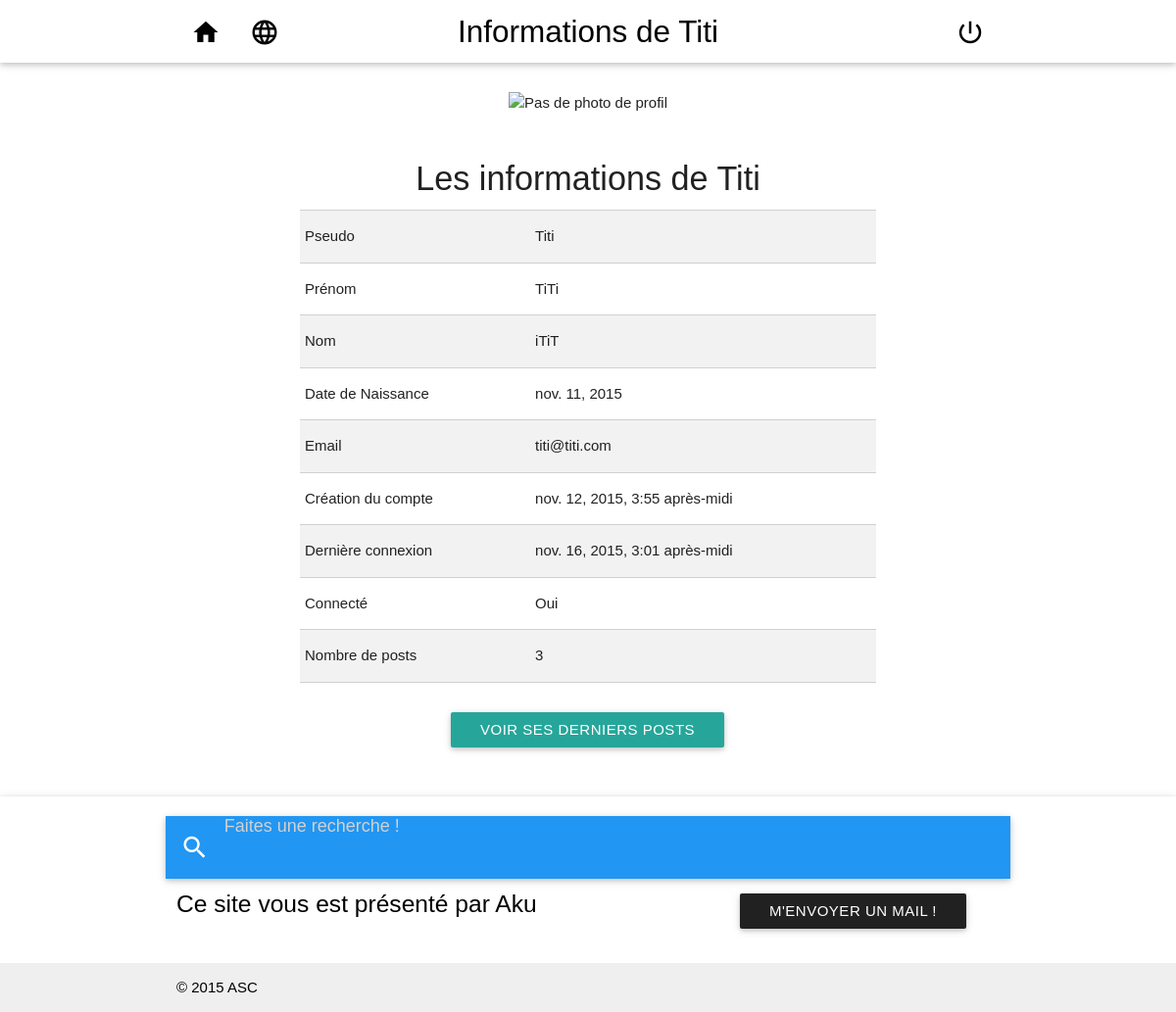
The app's page /forum/profileinfos/2/ with its own data.
### forum/models.py (models this page shows, shortened)
class Profile(models.Model):
	pseudo = models.CharField(max_length=100, default='', unique=True)
	firstname = models.CharField(max_length=100, default='')
	lastname = models.CharField(max_length=100, default='')
	birthdate = models.DateField(blank=True)
	image = models.ImageField(upload_to='forum/profiles/', default='profiles/Profil.jpg', storage=OverwriteStorage())
	previous_login = models.DateTimeField(blank=True)
	user = models.ForeignKey(settings.AUTH_USER_MODEL)
	objects = ProfileManager()

### forum/profile.py (the view)
# urls.py: url(r'^profileinfos/(?P<profile_id>[0-9]+)/$', profile.profile_infos, name='profileinfos'),
def profile_infos(request, profile_id):
	try:
		profile = ProfileDto(Profile.objects.get(id=profile_id))
		context = {'pagetitle': 'Informations de ' + profile.pseudo, 'profile': profile}
		return myRender(request, 'profileinfos.html', context)
	except ObjectDoesNotExist:
		return redirect('forum')

### forum/views.py (called while the page is built)
def myRender(request, template, context):
	return render(request, 'forum/' + template, context)

### forum/templates/forum/profileinfos.html (shortened to what this page needs)
{% extends "forum/base.html" %}
{% block content %}
{% load staticfiles %}
<main class="container">
	<section class="section">
		<section class="section">
			<div class="center">
				<img class="responsive-img profile-img" src="{{ profile.image }}" alt="Pas de photo de profil" >
			</div>
		</section>
		<section class="section">
			<div class="container">
				<table class="responsive-table bordered striped">
					<caption>
						<h4>Les informations de {{ profile.pseudo }}</h4>
					</caption>
					<tbody>
						<tr>
							<td>Pseudo</td>
							<td>{{ profile.pseudo }}</td>
						</tr>
						<tr>
							<td>Prénom</td>
							<td>{{ profile.firstname }}</td>
						</tr>
						<tr>
							<td>Nom</td>
							<td>{{ profile.lastname }}</td>
						</tr>
						<tr>
							<td>Date de Naissance</td>
							<td>{{ profile.birthdate }}</td>
						</tr>
						<tr>
							<td>Email</td>
							<td>{{ profile.email }}</td>
						</tr>
						<tr>
							<td>Création du compte</td>
							<td>{{ profile.creation }}</td>
						</tr>
						<tr>
							<td>Dernière connexion</td>
							<td>{{ profile.last_login }}</td>
						</tr>
						<tr>
							<td>Connecté</td>
							<td>{% if profile.logged %}Oui{% else %}Non{% endif %}</td>
						</tr>
						<tr>
							<td>Nombre de posts</td>
							<td>{{ profile.posts_number }}</td>
						</tr>
					</tbody>
				</table>
			</div>
		</section>
		{% if profile.posts_number > 0 %}
			<section class="section">
				<div class="center">
					<a href="#modal-last-posts" class="btn modal-trigger tooltipped waves-effect" data-position="bottom" data-tooltip="Derners posts">
						Voir ses derniers posts
					</a>
				</div>
			</section>
		{% endif %}
	</section>
</main>
{% endblock content %}

### forum/static/css/forum.css (style rules this page uses)
html { font-family: GillSans, Calibri, Trebuchet, sans-serif; text-align: justify; text-justify: inter-word; }
body { display: flex; min-height: 100vh; flex-direction: column; }
main { flex: 1 0 auto; }
.profile-img { max-height: 100px; }

### records on screen
Profile: pseudo "Titi", firstname "TiTi", lastname "iTiT", birthdate "nov. 11, 2015"

### other values on screen
{{ pagetitle }} "Informations de Titi"
{{ profile.email }} "titi@titi.com"
{{ profile.creation }} "nov. 12, 2015, 3:55 après-midi"
{{ profile.last_login }} "nov. 16, 2015, 3:01 après-midi"
{{ profile.posts_number }} "3"
